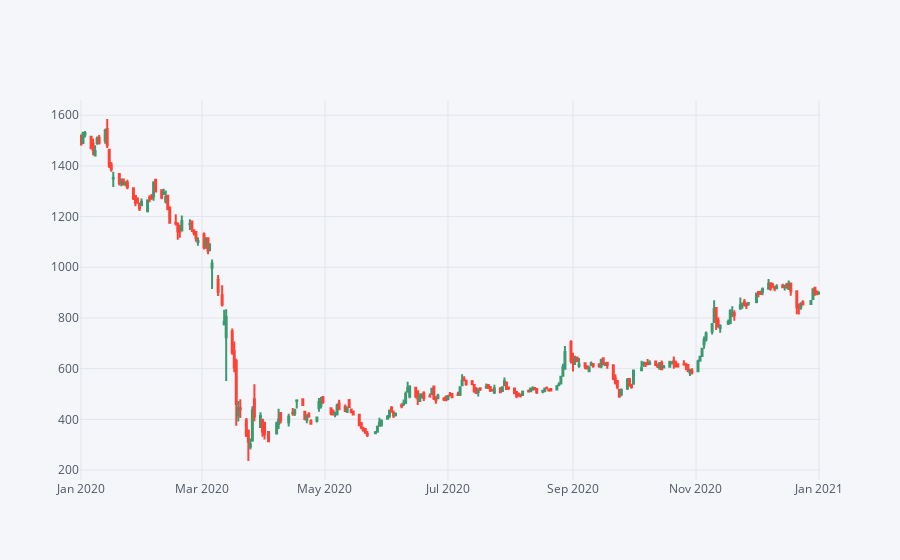

This figure's notebook cell:
### Markdown cell above
**Candle stick graph of Indusind bank of year 2020 using plotly**

### Code cell
INDUS[['Open', 'High', 'Low', 'Close']].loc['2020-01-01':'2021-01-01'].iplot(kind='candle')

### Figure 1 — Plotly figure (JSON) as saved in the notebook; plotly's stock layout.template omitted (floating-point values rounded to 4 significant figures; data arrays with more than 128 entries replaced by an {"elided": "..."} marker saying what was removed)
{"data": [{"close": {"elided": "251 float values"}, "high": {"elided": "251 float values"}, "low": {"elided": "251 float values"}, "open": {"elided": "251 float values"}, "showlegend": false, "type": "candlestick", "x": {"elided": "251 str values"}, "yaxis": "y2"}], "layout": {"legend": {"bgcolor": "#F5F6F9", "font": {"color": "#4D5663"}}, "paper_bgcolor": "#F5F6F9", "plot_bgcolor": "#F5F6F9", "title": {"font": {"color": "#4D5663"}}, "xaxis": {"gridcolor": "#E1E5ED", "rangeslider": {"visible": false}, "showgrid": true, "tickfont": {"color": "#4D5663"}, "title": {"font": {"color": "#4D5663"}, "text": ""}, "zerolinecolor": "#E1E5ED"}, "yaxis": {"gridcolor": "#E1E5ED", "showgrid": true, "showticklabels": false, "tickfont": {"color": "#4D5663"}, "title": {"font": {"color": "#4D5663"}, "text": ""}, "zerolinecolor": "#E1E5ED"}, "yaxis2": {"gridcolor": "#E1E5ED", "showgrid": true, "tickfont": {"color": "#4D5663"}, "title": {"font": {"color": "#4D5663"}, "text": ""}, "zerolinecolor": "#E1E5ED"}}}
